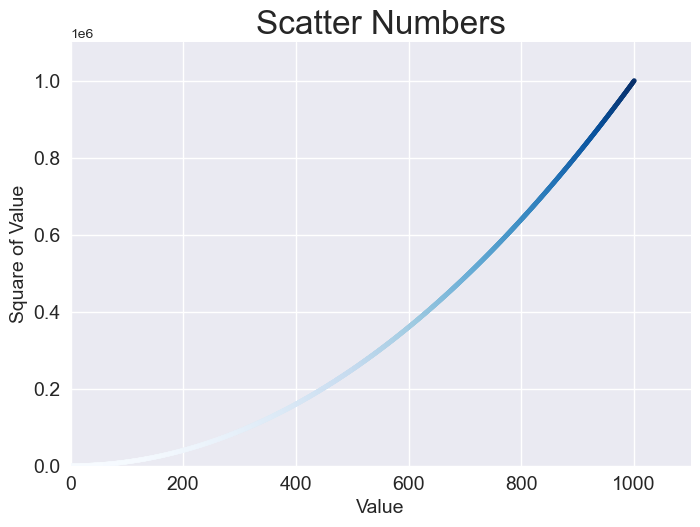

Write Python code to recreate this figure.
from matplotlib import pyplot as plt

values = range(1, 1001)
squares = [n * n for n in values]

plt.style.use('seaborn-v0_8')
fig, ax = plt.subplots()

ax.scatter(values, squares, c=squares, cmap=plt.cm.Blues, s=10)
ax.set_title('Scatter Numbers', fontsize=24)
ax.set_xlabel('Value', fontsize=14)
ax.set_ylabel('Square of Value', fontsize=14)
ax.axis([0, 1100, 0, 1_100_000])

# 设置刻度标记样式
ax.tick_params(labelsize=14)

plt.savefig('scatter_squares.png', bbox_inches='tight')
plt.show()
